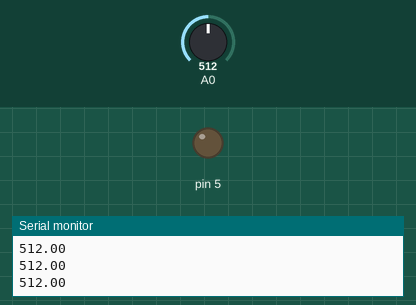
This sketch was run on a simulated Arduino Uno, built with avr-gcc and run on an emulated ATmega328P. Parts: output pins drawn as LEDs (lit = HIGH), the last lines printed to the serial monitor. The test bench sets the inputs (shaded band); at power-on: A0 = 512.

Above: at 1.2 s.
1.3 s: A0 set to 524
At 2.4 s:
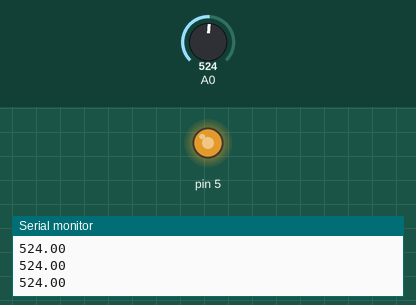
2.8 s: A0 set to 511
At 3.4 s:
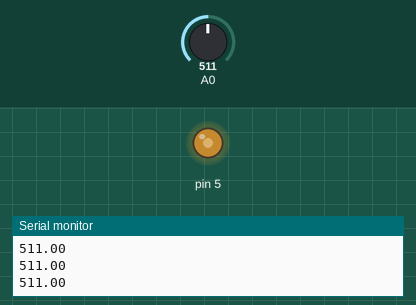
4.3 s: A0 set to 271
5.8 s: A0 set to 246
At 7.0 s:
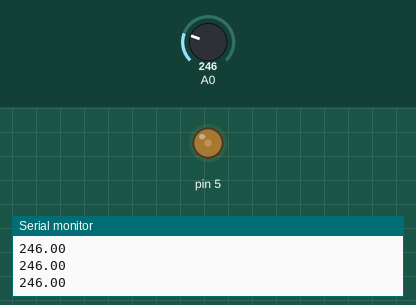
7.3 s: A0 set to 777
At 8.1 s:
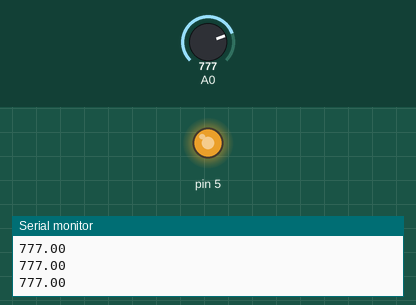
8.8 s: A0 set to 757
At 9.2 s:
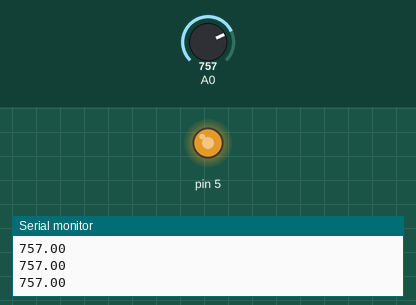
Timing chart, 0 to 11.3 s (numbered marks = the images above; inputs shaded):
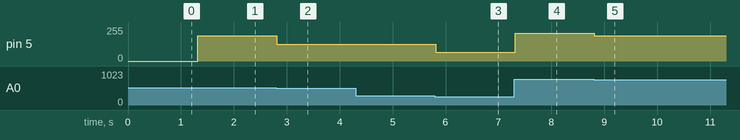

Measured:
- the behaviour switches between 513 and 514 on A0 (found by bisection; images 0 and 1)
- the behaviour switches between 255 and 254 on A0 (found by bisection; images 2 and 3)
- after the input at 1.3 s, pin 5: 0/255 → 191/255 at once
- after the input at 2.8 s, pin 5: 191/255 → 127/255 at once
- after the input at 5.8 s, pin 5: 127/255 → 64/255 at once
- after the input at 7.3 s, pin 5: 64/255 → 210/255 at once
- after the input at 8.8 s, pin 5: 210/255 → 191/255 at once

The sketch:

dc_motor_by_pwm.ino
```cpp
float a;
void setup() {
  // put your setup code here, to run once:
pinMode(5,OUTPUT);
Serial.begin(9600);
}

void loop() {
  // put your main code here, to run repeatedly:
 a= analogRead(A0);
 Serial.println(a);

 if(a>0 && a<255)
 {analogWrite(5,64);}

 if(a>256 && a<512)
 {analogWrite(5,127);}

  if(a>513 && a<767)
 {analogWrite(5,191);}

   if(a>768 && a<1000)
 {analogWrite(5,210);}

  if(a==1023)
 {analogWrite(5,255);}


}
```
